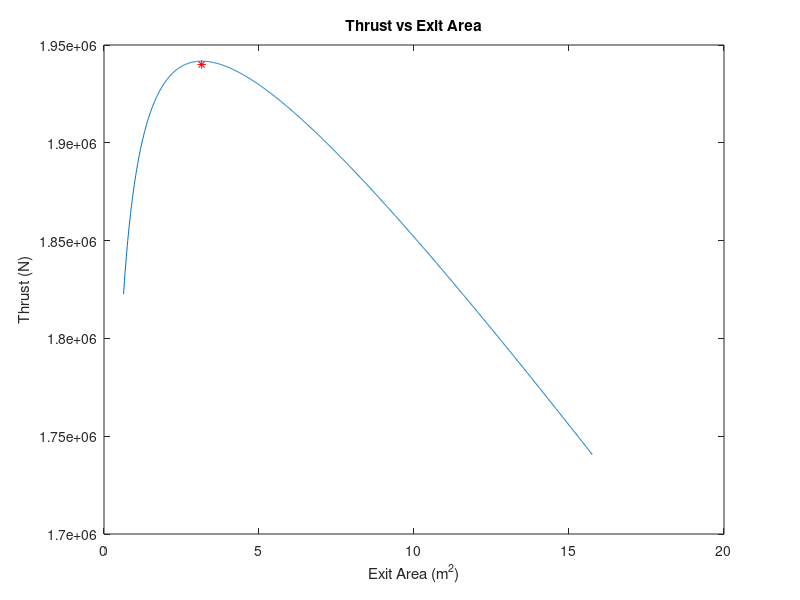
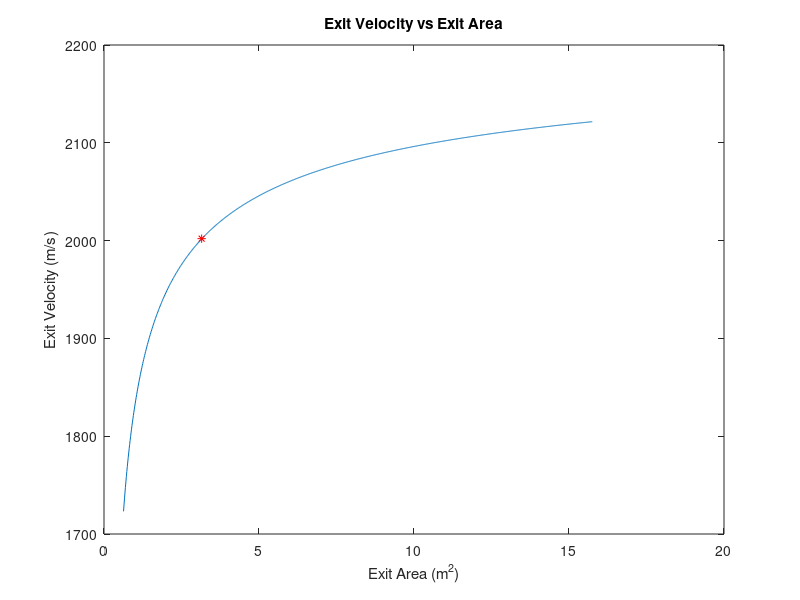
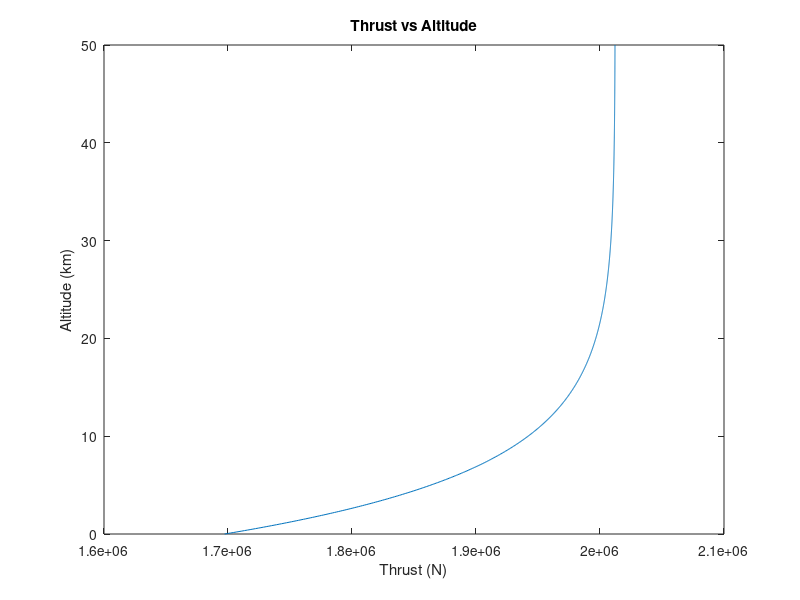

The MATLAB source for these figures, in order:
% Logan Prust - Aer E 311 - Homework 4 - Problem 2

clear,clc;

% Part (d) ------------------------------

% sets some initial parameters
gamma=1.4;
R=287;
epsilon=10^(-6);
mdot=970.04;
h0=10000;
kappa=1.5*10^(-4);
P0=100000;
Patm=P0*exp(-kappa*h0);
Tt=2500;
Pt=6000000;
Astar=0.2;
A3rd=3.15;

% uses Newton's method to find Me
Ae=linspace(A3rd/5,A3rd*5,1000);
for i=1:1000

Me_initial=[0.001,2];
for j=1:2
    n=1;
    error=1;
    Me=Me_initial(j);
while error>=epsilon
    n=n+1;
    f=1/Me*(2/(gamma+1)*(1+(gamma-1)/2*Me^2))^((gamma+1)/2/(gamma-1))-Ae(i)/Astar; % evaluates f(x)
    fprime=-1/(Me^2)*(2/(gamma+1)*(1+(gamma-1)/2*Me^2))^((gamma+1)/2/(gamma-1))+(gamma+1)/2/(gamma-1)*1/Me*(2/(gamma+1)*(1+(gamma-1)/2*Me^2))^((gamma+1)/2/(gamma-1)-1)*2*(gamma-1)/(gamma+1)*Me;
    Me2=Me-f/fprime;
    error=abs(Me2-Me);
    Me=Me2;
end
Mevector(j)=Me;
end
Mexit(i)=max(Mevector); % the supersonic solution is selected

% some parameters are calculated for the plots
Te=Tt/(1+(gamma-1)/2*Mexit(i)^2);
Pe=Pt*(Te/Tt)^(gamma/(gamma-1));
ue(i)=Mexit(i)*sqrt(gamma*R*Te);
F(i)=mdot*ue(i)+(Pe-Patm)*Ae(i);

end

% creates the plots
figure(1);
plot(Ae,F,A3rd,1.94e6,'r*');
title('Thrust vs Exit Area');
xlabel('Exit Area (m^2)');
ylabel('Thrust (N)');
figure(2);
plot(Ae,ue,A3rd,2002,'r*');
title('Exit Velocity vs Exit Area');
xlabel('Exit Area (m^2)');
ylabel('Exit Velocity (m/s)');

% Part (f) ------------------------------

% uses the 3rd critical conditions
Amax=A3rd;
h=linspace(0,50,1000);
ue3rd=2002;
Pe3rd=22300;

% calculates thrust at all altitudes
for k=1:1000
    F(k)=mdot*ue3rd+(Pe3rd-P0*exp(-kappa*h(k)*1000))*Amax;
end

% creates the plot
figure(3);
plot(F,h);
title('Thrust vs Altitude');
xlabel('Thrust (N)');
ylabel('Altitude (km)');
